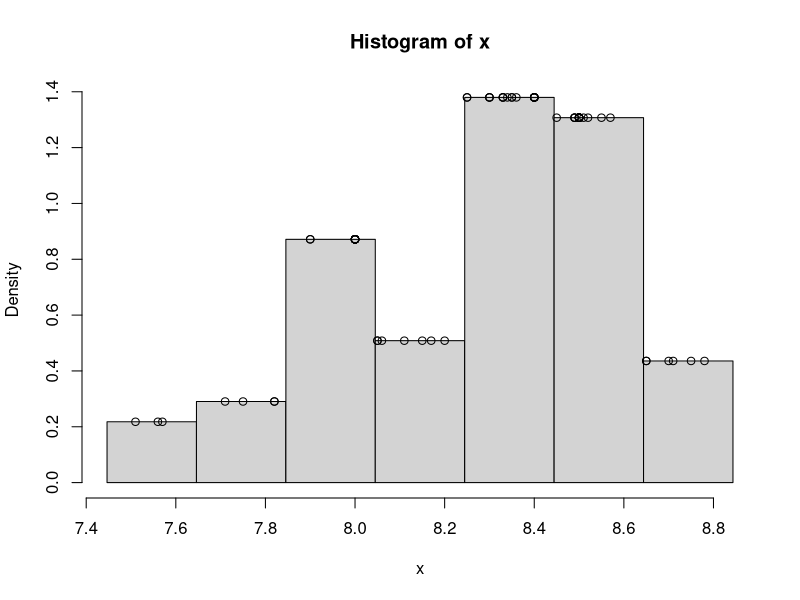
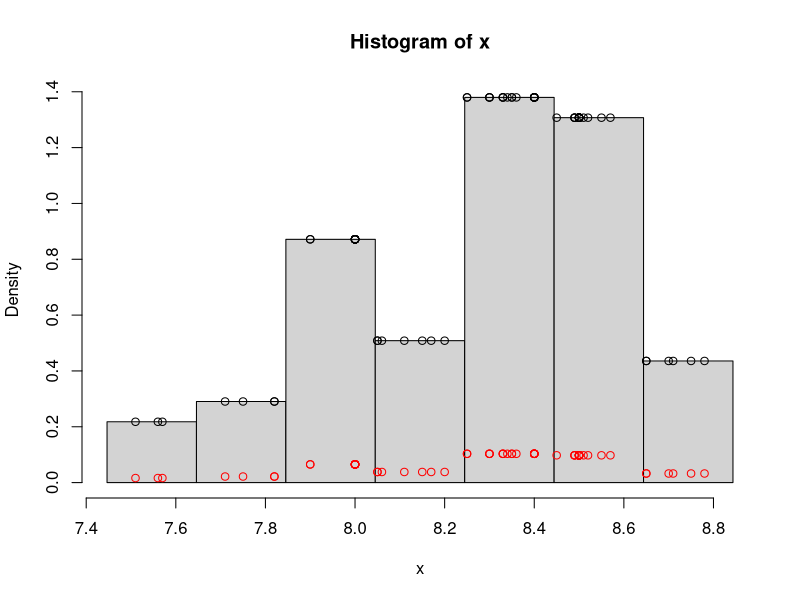
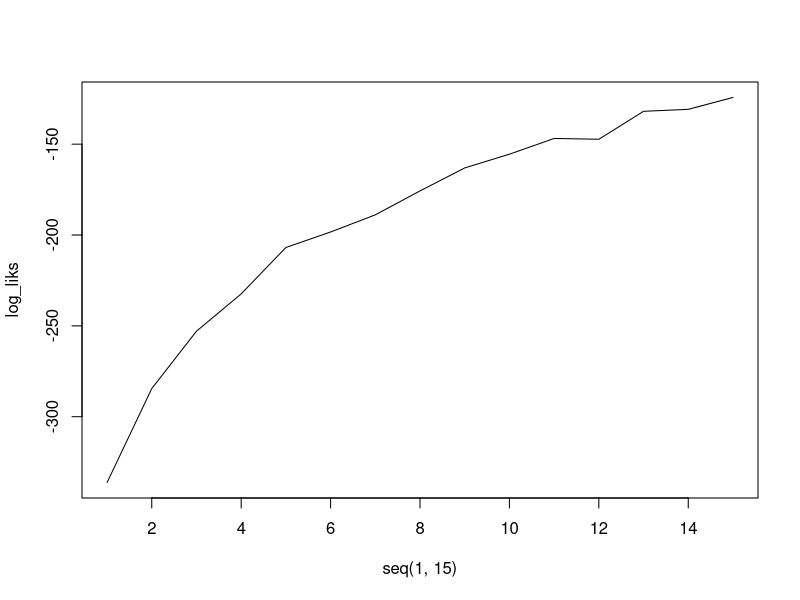
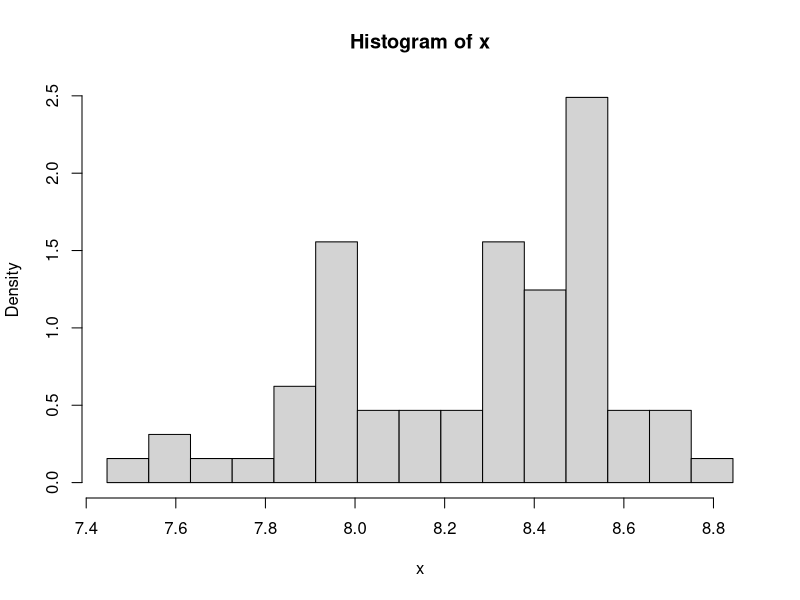
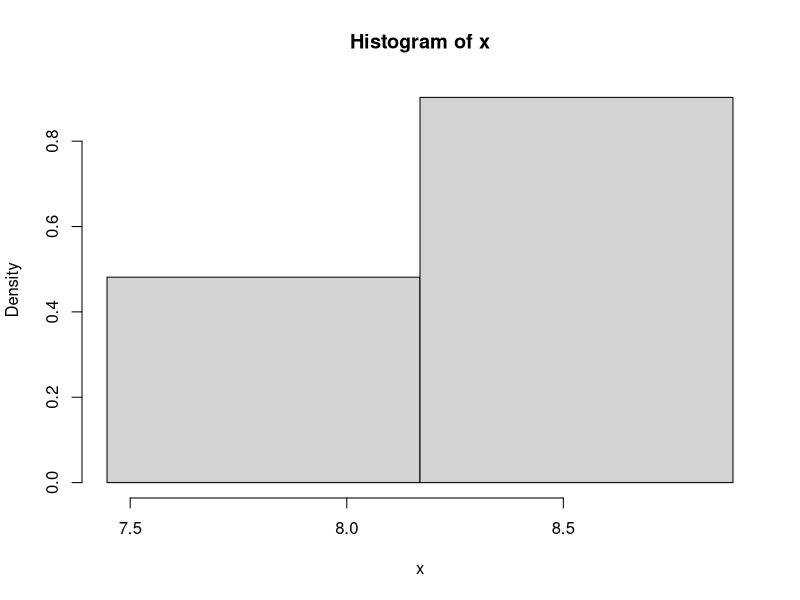
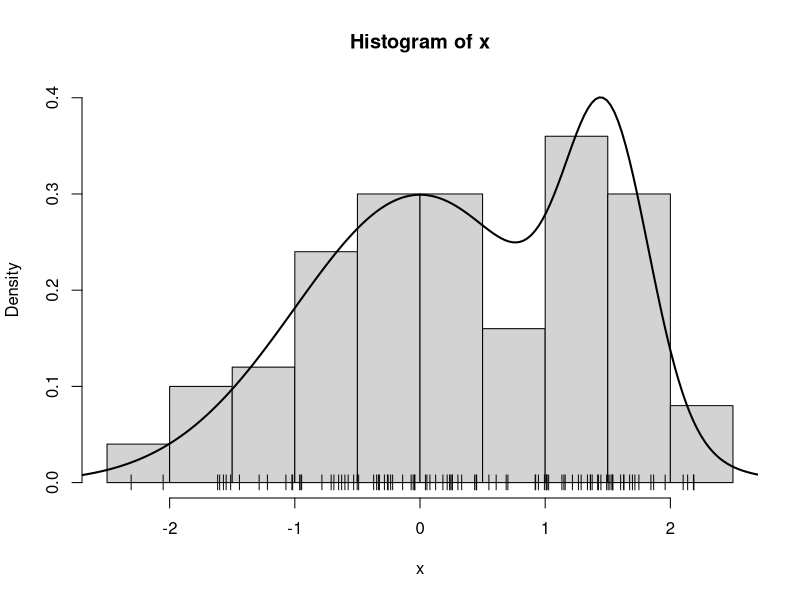
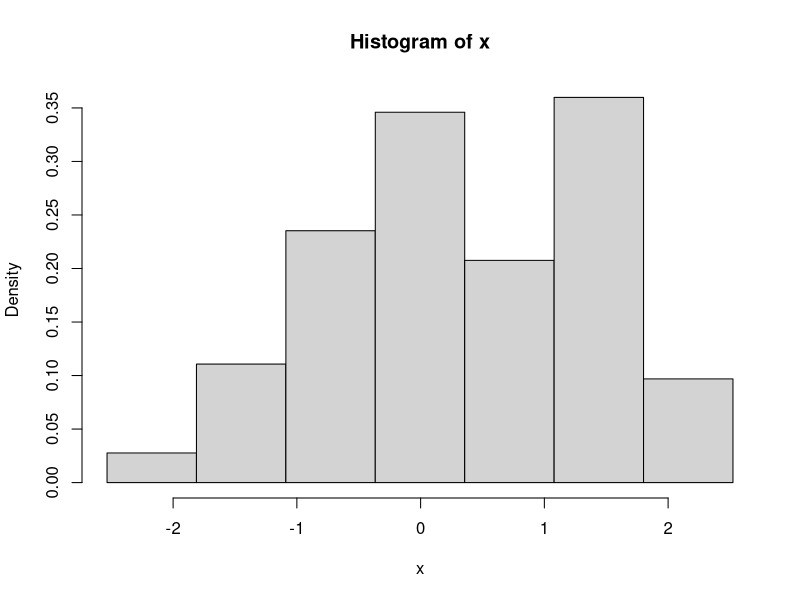
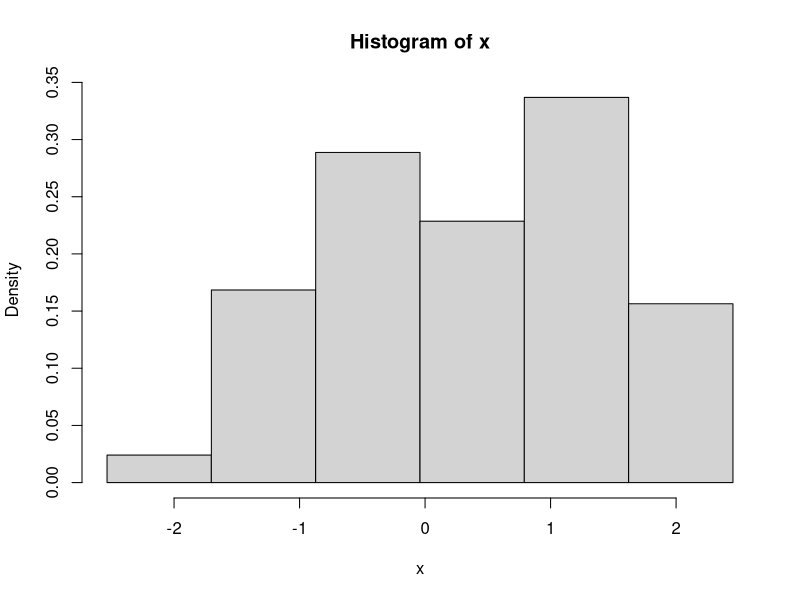

Write the R code that produced these figures, in order.
## ---- chunk 1
knitr::opts_chunk$set(echo = TRUE)
## ---- chunk 2
cdrate.df <-read.table("./cdrate.dat.txt")
# head(cdrate.df)
x <- cdrate.df[,1]
# sort(CDrate)
# # Stem-and-Leaf plot
# stem(CDrate)
## ---- chunk 3
A <- min(x)-.05*diff(range(x)) 
Z <- max(x)+.05*diff(range(x))
nbr <- 7

hx <- hist(x,breaks=seq(A,Z,length=nbr+1),freq=F)
hx_f <- stepfun(hx$breaks,c(0,hx$density,0))
points(x, hx_f(x))
## ---- chunk 4
n <- length(x)
b <- hx$breaks[2]-hx$breaks[1]
hx_f2 <- (n/(n-1)* hx_f(x)) * 1/((n-1)*b) # (n/(n-1)* hx_f(x))- 1/((n-1)*b)

A <- min(x)-.05*diff(range(x)) 
Z <- max(x)+.05*diff(range(x))
nbr <- 7
hx <- hist(x,breaks=seq(A,Z,length=nbr+1),freq=F)
hx_f <- stepfun(hx$breaks,c(0,hx$density,0))
points(x, hx_f(x))
points(x, hx_f2, col="red")
## ---- chunk 5
looCV_log_lik_7 <- sum(log(hx_f2))
looCV_log_lik_7
## ---- chunk 6
#sum of the product of the hx_f2 vector plot histograms for different number of breaks nbr

log_liks = list()

A <- min(x)-.05*diff(range(x)) 
Z <- max(x)+.05*diff(range(x))
n <- length(x)

for (nbr in c(1:15)){
  hx_i <- hist(x,breaks=seq(A,Z,length=nbr+1), plot = FALSE)
  hx_f_i <- stepfun(hx_i$breaks,c(0,hx_i$density,0))
  b <- hx_i$breaks[2]-hx_i$breaks[1]
  hx_f2_i <- (n/(n-1)* hx_f_i(x)) * 1/((n-1)*b) # 1/(n-1)*(n*hx_f_i(x) - (1/b))  #(n/(n-1)*hx_f_i(x)) - 1/((n-1)*b)
  print(min(hx_f2_i))
  
  #hx_i <- hist(x,breaks=seq(A,Z,length=nbr+1),freq=F)
  #points(x, hx_f_i(x))
  #points(x, hx_f2_i, col='red')

  looCV_log_lik <- sum(log(hx_f2_i)) # TODO: Negative numbers produce NaNs
  log_liks <- append(log_liks, looCV_log_lik) 
}


plot(seq(1, 15), log_liks, type = "l")
nbr_opt <- which.max(log_liks)
hist(x,breaks=seq(A,Z,length=nbr_opt+1),freq=F)

# TODO: - avoid production of NaNs, 
#       - is it a problem that 'freq' is not used for some cases?

## ---- chunk 7
b_set <- seq((Z-A)/15, (Z-A), length=30)

b_max_log_lik <- function(b_set, x){
  
  log_liks_b = list()
  n <- length(x)
  
  for(b in b_set){
    hx <- hist(x, breaks=seq(A, Z+b, by=b), plot=F)
    
    # compute histogram estimator
    hx_f <- stepfun(hx$breaks,c(0,hx$density,0))
    hx_f2 <- (n/(n-1)* hx_f_i(x)) * 1/((n-1)*b) # 1/(n-1)*(n*hx_f_i(x) - (1/b)) #(n/(n-1)*hx_f_i(x)) - 1/((n-1)*b)
    
    looCV_log_lik_b <- sum(log(hx_f2))
    log_liks_b <- append(log_liks, looCV_log_lik_b)
    
  }
  
  b_opt <- which.max(log_liks_b)
  b <- b_set[b_opt]
  return(b)
y}

b <- b_max_log_lik(b_set, x)

hx <- hist(x, breaks=seq(A, Z+b, by=b), plot=F)
plot(hx, freq = FALSE)

# TODO: avoid NaNs
## ---- chunk 8
# graph.mixt
# Input:
#    k: number mixture components
#    mu: vector of length k with the mean values of the k normals
#    sigma: vector of length k with the st.dev. values of the k normals
#    alpha: vector of length k with the weights of each normal
#    graphic: logical value indicating if the mixture density must be plotted
#    ...: Other parameters passed to plot()
#
# Output:
#    L, U: extremes of the interval where the mixture density is plotted
#    x: points at which the mixture density is evaluated 
#    fx: value of the mixture density at x
#
graph.mixt<-
function(k=1, mu=seq(-2*(k-1),2*(k-1),length=k), sigma=seq(1,1,length=k), alpha=seq(1/k,1/k,length=k), graphic=TRUE,...)
{
   L<-min(mu-3*sigma)
   U<-max(mu+3*sigma)
         
   x<- seq(from=L,to=U,length=200)
   fx<- 0*x
   Salpha<-sum(alpha)
   for(i in 1:k){
    p<-alpha[i]/Salpha
#       fx <- fx + p*exp(-.5*((x-mu[i])/sigma[i])^2)/(sqrt(2*pi)*sigma[i])
    fx <- fx + p*dnorm(x,mu[i],sigma[i])
   }
   if (graphic){
      plot(x,fx,type="l",...)
   }
   return(list(L = L, U = U, x = x, fx = fx))
}

# sim.mixt
# Input:
#    n: number of simulated data
#    k: number mixture components
#    mu: vector of length k with the mean values of the k normals
#    sigma: vector of length k with the st.dev. values of the k normals
#    alpha: vector of length k with the weights of each normal
#    graphic: logical value indicating if the mixture density and the 
#              histogram of the simulated data must be plotted
#    ...: Other parameters passed to plot()
#
# Output:
#    x: simulated data
#
# Requires: 
#    graph.mixt
sim.mixt <- function(n=1,k=1, 
         mu=seq(-2*(k-1),2*(k-1),length=k), 
         sigma=seq(1,1,length=k), 
         alpha=seq(1/k,1/k,length=k), graphic=FALSE,...)
{
   csa<-cumsum(alpha)
   x<-runif(n)
      
   for (i in 1:n){
      comp<-sum(csa<=x[i])+1
      x[i]<-rnorm(1,mu[comp],sigma[comp])
   }
   if(graphic) {
      out<-graph.mixt(k, mu, sigma, alpha, gr=FALSE)
      hist(x,freq = FALSE,
           ylim=c(0,max(c(max(out$fx),max(hist(x,plot=FALSE)$density)))))
      lines(out$x,out$fx,lty=1,lwd=2)
   }   
   return(x)
}
## ---- chunk 9
set.seed(123)
n <- 100
mu <- c(0,3/2)
sigma <- c(1,1/3)
alpha <- c(3/4,1/4)
x <- sim.mixt(n=n, k=2, mu=mu, sigma=sigma, alpha=alpha, gr=T)
points(x,0*x,pch="|")
## ---- chunk 10
b_scott <- function(X){
  return(3.49 * sd(X) * length(X)**(-1/3))
}

A <- min(x)-.05*diff(range(x)) 
Z <- max(x)+.05*diff(range(x))

b <- b_max_log_lik(b_set, x)
hx <- hist(x, breaks=seq(A, Z+b, by=b), plot=F)
plot(hx, freq = FALSE)

b_s <- b_scott(x)
hx_s <- hist(x, breaks=seq(A, Z+b_s, by=b_s), plot=F)
plot(hx_s, freq = FALSE)


## ---- chunk 11
kx <- density(x)
kx_f <- approxfun(x=kx$x, y=kx$y, method = 'linear', rule=2)
